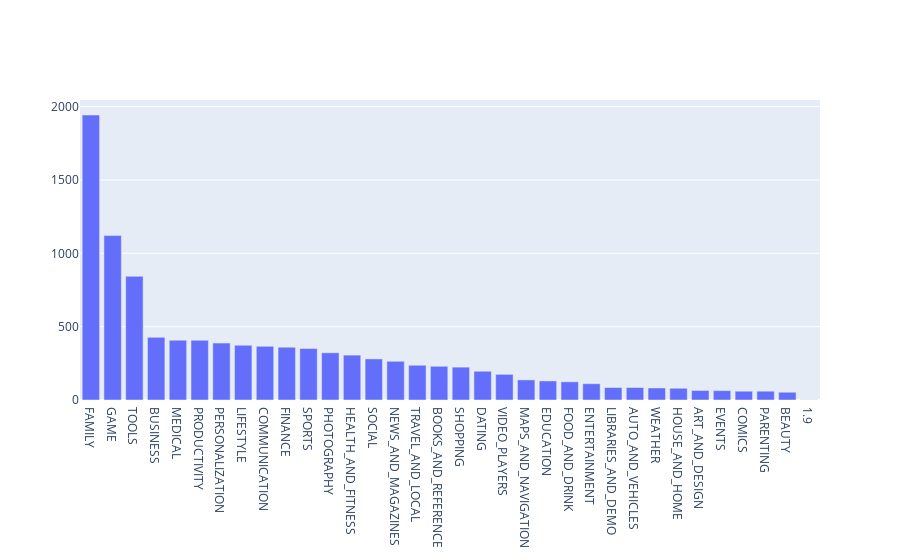

The notebook cell saved with this chart:
### Code cell
data = [go.Bar(
        x = num_apps_in_category.index, 
        y = num_apps_in_category.values, 
)]

plotly.offline.iplot(data)

### Figure 1 — Plotly figure (JSON) as saved in the notebook; plotly's stock layout.template omitted (floating-point values rounded to 4 significant figures)
{"data": [{"type": "bar", "x": ["FAMILY", "GAME", "TOOLS", "BUSINESS", "MEDICAL", "PRODUCTIVITY", "PERSONALIZATION", "LIFESTYLE", "COMMUNICATION", "FINANCE", "SPORTS", "PHOTOGRAPHY", "HEALTH_AND_FITNESS", "SOCIAL", "NEWS_AND_MAGAZINES", "TRAVEL_AND_LOCAL", "BOOKS_AND_REFERENCE", "SHOPPING", "DATING", "VIDEO_PLAYERS", "MAPS_AND_NAVIGATION", "EDUCATION", "FOOD_AND_DRINK", "ENTERTAINMENT", "LIBRARIES_AND_DEMO", "AUTO_AND_VEHICLES", "WEATHER", "HOUSE_AND_HOME", "ART_AND_DESIGN", "EVENTS", "COMICS", "PARENTING", "BEAUTY", "1.9"], "y": [1943, 1121, 843, 427, 408, 407, 388, 373, 366, 360, 351, 322, 306, 280, 264, 237, 230, 224, 196, 175, 137, 130, 124, 111, 85, 85, 82, 80, 65, 64, 60, 60, 53, 1]}], "layout": {}}
